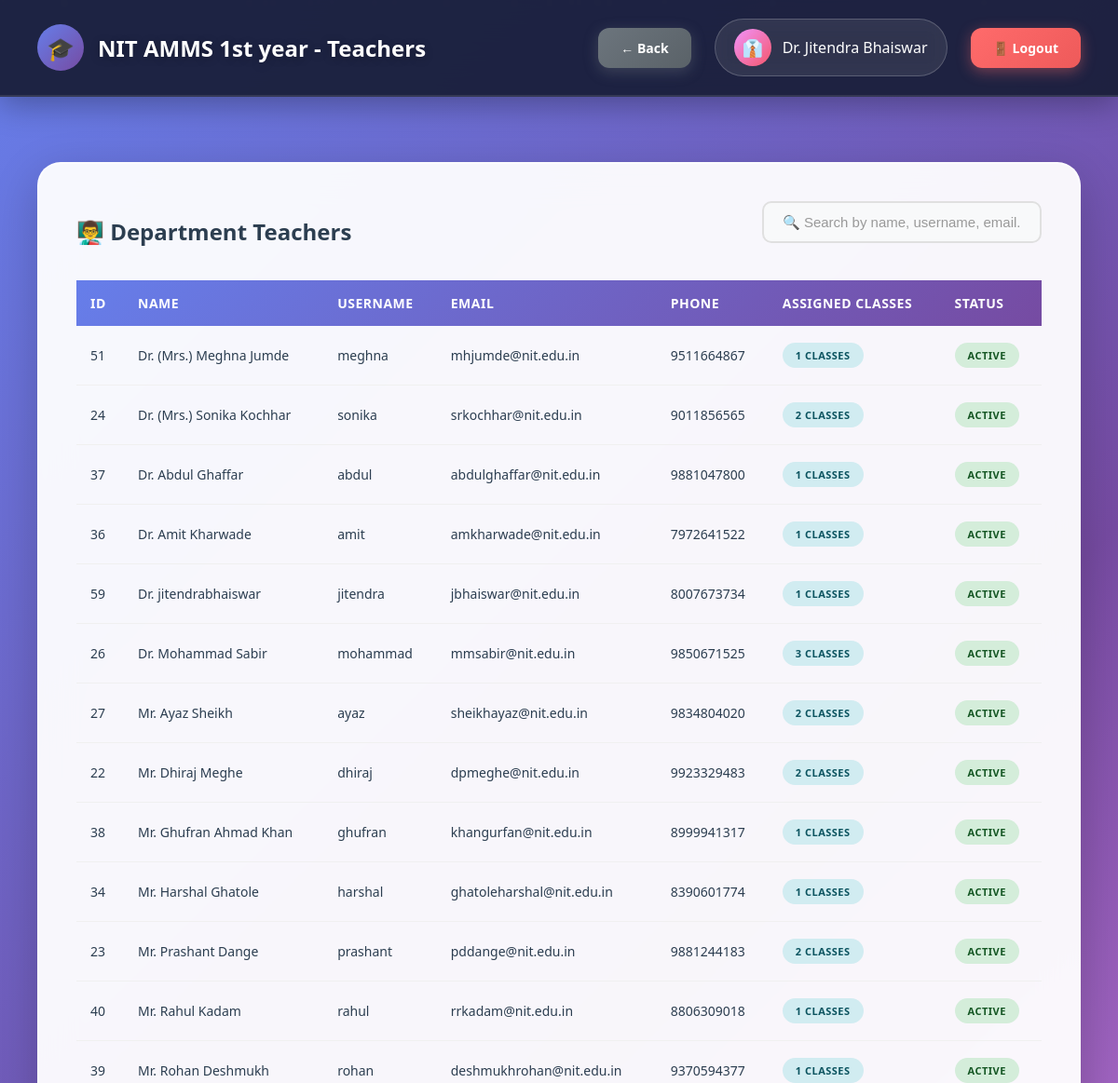
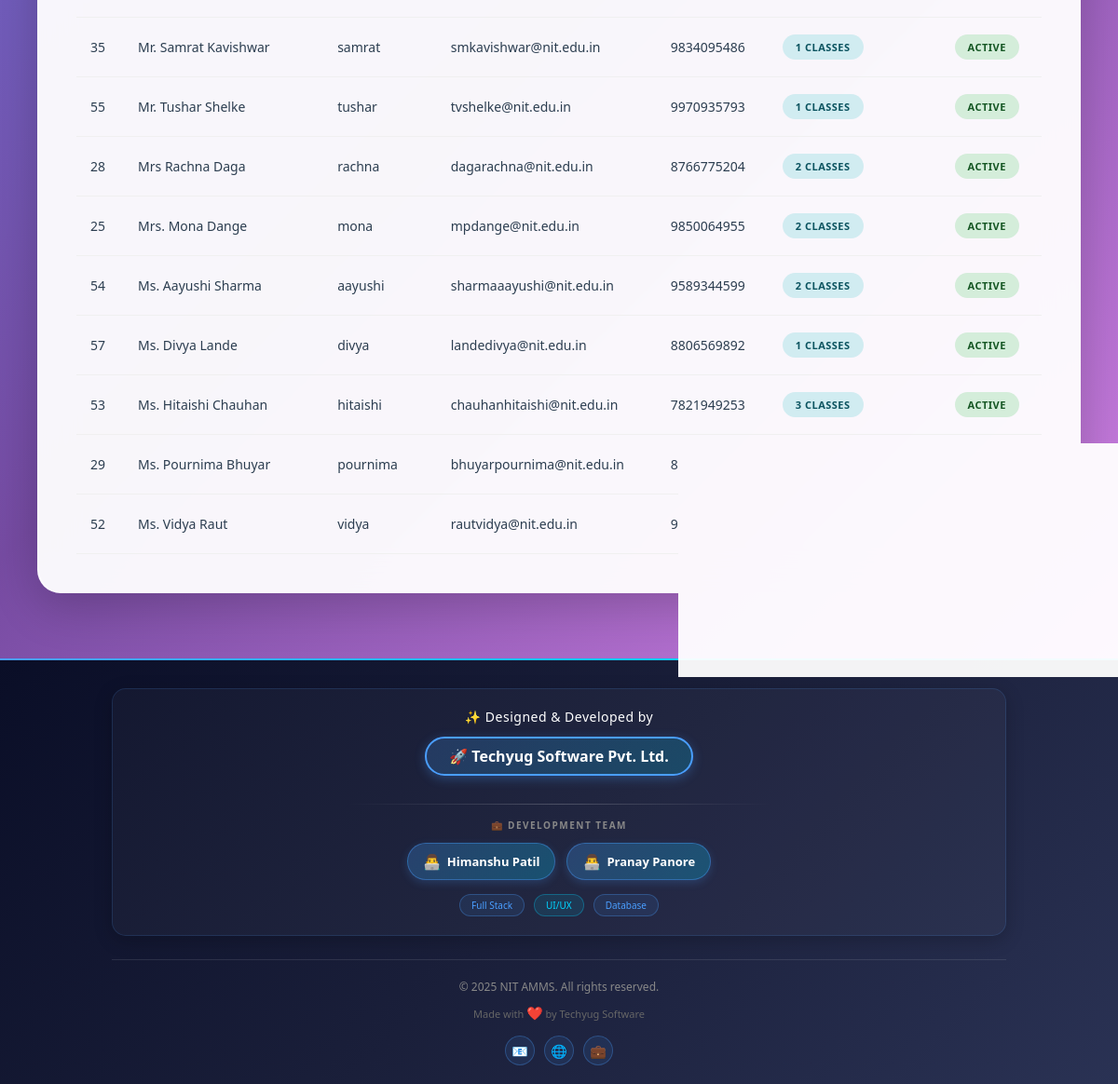
The page /hod/view_teachers.php (signed in) on the database its author committed (2 pictures, top to bottom).
### tables this page shows
CREATE TABLE `departments` (
  `id` int(11) NOT NULL,
  `dept_name` varchar(100) NOT NULL,
  `dept_code` varchar(20) NOT NULL,
  `hod_id` int(11) DEFAULT NULL,
  `created_at` timestamp NOT NULL DEFAULT current_timestamp()
);

CREATE TABLE `users` (
  `id` int(11) NOT NULL,
  `username` varchar(50) NOT NULL,
  `password` varchar(255) NOT NULL,
  `full_name` varchar(100) NOT NULL,
  `email` varchar(100) NOT NULL,
  `phone` varchar(15) DEFAULT NULL,
  `photo` varchar(255) DEFAULT NULL,
  `role` enum('admin','hod','teacher') NOT NULL,
  `department_id` int(11) DEFAULT NULL,
  `is_active` tinyint(1) DEFAULT 1,
  `created_at` timestamp NOT NULL DEFAULT current_timestamp()
);

### db.php (called while the page is built, shortened)
<?php
$conn = new mysqli(DB_HOST, DB_USER, DB_PASS, DB_NAME);
$conn->set_charset("utf8mb4");
$conn->query("SET time_zone = '+05:30'");
function isLoggedIn() {
    return isset($_SESSION['user_id']) && isset($_SESSION['role']);
}
function getCurrentUser() {
    global $conn;
    $user_id = $_SESSION['user_id'];
    $role = $_SESSION['role'];
    if ($role === 'student') {
        $query = "SELECT * FROM students WHERE id = ?";
    } elseif ($role === 'parent') {
        $query = "SELECT * FROM parents WHERE id = ?";
    } else {
        $query = "SELECT * FROM users WHERE id = ?";
    }
    $stmt = $conn->prepare($query);
    $stmt->bind_param("i", $user_id);
    $stmt->execute();
    $result = $stmt->get_result();
    return $result->fetch_assoc();
}
?>

### hod/view_teachers.php (the view, shortened to what this page needs)
<?php
require_once '../db.php';
$user = getCurrentUser();
$department_id = $_SESSION['department_id'];
$dept_query = "SELECT * FROM departments WHERE id = $department_id";
$department = $conn->query($dept_query)->fetch_assoc();
$teachers_query = "SELECT u.*,
                   (SELECT COUNT(*) FROM classes WHERE teacher_id = u.id) as class_count
                   FROM users u
                   WHERE u.role = 'teacher' AND u.department_id = $department_id AND u.is_active = 1
                   ORDER BY u.full_name";
$teachers = $conn->query($teachers_query);
?>
<!DOCTYPE html>
<html lang="en">
<head>
</head>
<body>
    <div class="particles" id="particles"></div>
    <nav class="navbar">
        <div class="navbar-brand">
            <div class="navbar-logo">🎓</div>
            <h1>NIT AMMS <?php echo htmlspecialchars($department['dept_name']); ?> - Teachers</h1>
        </div>
        <div class="user-info">
            <a href="index.php" class="btn btn-secondary">← Back</a>
            <div class="user-profile">
                <div class="user-avatar">👔</div>
                <span><?php echo htmlspecialchars($user['full_name']); ?></span>
            </div>
            <a href="../logout.php" class="btn btn-danger">🚪 Logout</a>
        </div>
    </nav>
    <div class="main-content">
        <div class="table-container">
            <div style="display: flex; justify-content: space-between; align-items: center; margin-bottom: 20px; flex-wrap: wrap; gap: 15px;">
                <h3 style="margin: 0;">👨‍🏫 Department Teachers</h3>
                <div class="search-box">
                    <input type="text"
                           id="searchInput"
                           placeholder="🔍 Search by name, username, email..."
                           class="search-input">
                </div>
            </div>
            <?php if ($teachers->num_rows > 0): ?>
                <table id="teachersTable">
                    <thead>
                        <tr>
                            <th>ID</th>
                            <th>Name</th>
                            <th>Username</th>
                            <th>Email</th>
                            <th>Phone</th>
                            <th>Assigned Classes</th>
                            <th>Status</th>
                        </tr>
                    </thead>
                    <tbody>
                        <?php while ($teacher = $teachers->fetch_assoc()): ?>
                        <tr>
                            <td><?php echo $teacher['id']; ?></td>
                            <td><?php echo htmlspecialchars($teacher['full_name']); ?></td>
                            <td><?php echo htmlspecialchars($teacher['username']); ?></td>
                            <td><?php echo htmlspecialchars($teacher['email']); ?></td>
                            <td><?php echo htmlspecialchars($teacher['phone']); ?></td>
                            <td><span class="badge badge-info"><?php echo $teacher['class_count']; ?> Classes</span></td>
                            <td><span class="badge badge-success">Active</span></td>
                        </tr>
                        <?php endwhile; ?>
                    </tbody>
                </table>
            <?php else: ?>
                <div class="alert alert-info">No teachers found in this department.</div>
            <?php endif; ?>
        </div>
    </div>
    <div style="background: linear-gradient(135deg, #0a0e27 0%, #1a1f3a 50%, #2a3254 100%); position: relative; overflow: hidden;">
        <div style="height: 2px; background: linear-gradient(90deg, #4a9eff, #00d4ff, #4a9eff, #00d4ff); background-size: 200% 100%; animation: borderMove 3s linear infinite;"></div>
        <div style="max-width: 1000px; margin: 0 auto; padding: 30px 20px 20px;">
            <div style="background: rgba(255, 255, 255, 0.03); padding: 20px 20px; border-radius: 15px; border: 1px solid rgba(74, 158, 255, 0.15); text-align: center; box-shadow: 0 5px 20px rgba(0, 0, 0, 0.2);">
                <p style="color: #ffffff; font-size: 14px; margin: 0 0 12px; font-weight: 500; letter-spacing: 0.5px; font-family: 'Segoe UI', Tahoma, Geneva, Verdana, sans-serif;">✨ Designed & Developed by</p>
                <a href="https://himanshufullstackdeveloper.github.io/techyugsoftware/" style="display: inline-block; color: #ffffff; font-size: 16px; font-weight: 700; text-decoration: none; padding: 8px 24px; border: 2px solid #4a9eff; border-radius: 30px; background: linear-gradient(135deg, rgba(74, 158, 255, 0.2), rgba(0, 212, 255, 0.2)); box-shadow: 0 3px 12px rgba(74, 158, 255, 0.3); margin-bottom: 15px; font-family: 'Segoe UI', Tahoma, Geneva, Verdana, sans-serif; transition: all 0.3s;">
                    🚀 Techyug Software Pvt. Ltd.
                </a>
                <div style="width: 50%; height: 1px; background: linear-gradient(90deg, transparent, rgba(255, 255, 255, 0.2), transparent); margin: 15px auto;"></div>
                <p style="color: #888; font-size: 10px; margin: 0 0 12px; text-transform: uppercase; letter-spacing: 1.5px; font-weight: 600; font-family: 'Segoe UI', Tahoma, Geneva, Verdana, sans-serif;">💼 Development Team</p>
                <div style="display: flex; justify-content: center; gap: 12px; flex-wrap: wrap; margin-top: 12px;">
                    <a href="https://himanshufullstackdeveloper.github.io/portfoilohimanshu/" style="color: #ffffff; font-size: 13px; text-decoration: none; padding: 8px 16px; background: linear-gradient(135deg, rgba(74, 158, 255, 0.25), rgba(0, 212, 255, 0.25)); border-radius: 20px; border: 1px solid rgba(74, 158, 255, 0.4); display: inline-flex; align-items: center; gap: 6px; box-shadow: 0 3px 10px rgba(74, 158, 255, 0.2); font-family: 'Segoe UI', Tahoma, Geneva, Verdana, sans-serif; transition: all 0.3s;">
                        <span style="font-size: 16px;">👨‍💻</span>
                        <span style="font-weight: 600;">Himanshu Patil</span>
                    </a>
                    <a href="https://devpranaypanore.github.io/Pranaypanore-live-.html/" style="color: #ffffff; font-size: 13px; text-decoration: none; padding: 8px 16px; background: linear-gradient(135deg, rgba(74, 158, 255, 0.25), rgba(0, 212, 255, 0.25)); border-radius: 20px; border: 1px solid rgba(74, 158, 255, 0.4); display: inline-flex; align-items: center; gap: 6px; box-shadow: 0 3px 10px rgba(74, 158, 255, 0.2); font-family: 'Segoe UI', Tahoma, Geneva, Verdana, sans-serif; transition: all 0.3s;">
                        <span style="font-size: 16px;">👨‍💻</span>
                        <span style="font-weight: 600;">Pranay Panore</span>
                    </a>
                </div>
                <div style="margin-top: 15px; display: flex; justify-content: center; gap: 10px; flex-wrap: wrap;">
                    <span style="color: #4a9eff; font-size: 10px; padding: 4px 12px; background: rgba(74, 158, 255, 0.1); border-radius: 12px; border: 1px solid rgba(74, 158, 255, 0.3); font-family: 'Segoe UI', Tahoma, Geneva, Verdana, sans-serif;">Full Stack</span>
                    <span style="color: #00d4ff; font-size: 10px; padding: 4px 12px; background: rgba(0, 212, 255, 0.1); border-radius: 12px; border: 1px solid rgba(0, 212, 255, 0.3); font-family: 'Segoe UI', Tahoma, Geneva, Verdana, sans-serif;">UI/UX</span>
                    <span style="color: #4a9eff; font-size: 10px; padding: 4px 12px; background: rgba(74, 158, 255, 0.1); border-radius: 12px; border: 1px solid rgba(74, 158, 255, 0.3); font-family: 'Segoe UI', Tahoma, Geneva, Verdana, sans-serif;">Database</span>
                </div>
            </div>
            <div style="margin-top: 25px; padding-top: 20px; border-top: 1px solid rgba(255, 255, 255, 0.1); text-align: center;">
                <p style="color: #888; font-size: 12px; margin: 0 0 10px; font-family: 'Segoe UI', Tahoma, Geneva, Verdana, sans-serif;">© 2025 NIT AMMS. All rights reserved.</p>
                <p style="color: #666; font-size: 11px; margin: 0; font-family: 'Segoe UI', Tahoma, Geneva, Verdana, sans-serif;">
                    Made with <span style="color: #ff4757; font-size: 14px;">❤️</span> by Techyug Software
                </p>
                <div style="margin-top: 15px; display: flex; justify-content: center; gap: 10px;">
                    <a href="#" style="width: 32px; height: 32px; display: inline-flex; align-items: center; justify-content: center; background: rgba(74, 158, 255, 0.1); border: 1px solid rgba(74, 158, 255, 0.3); border-radius: 50%; color: #4a9eff; text-decoration: none; font-size: 14px; transition: all 0.3s;">📧</a>
                    <a href="#" style="width: 32px; height: 32px; display: inline-flex; align-items: center; justify-content: center; background: rgba(74, 158, 255, 0.1); border: 1px solid rgba(74, 158, 255, 0.3); border-radius: 50%; color: #4a9eff; text-decoration: none; font-size: 14px; transition: all 0.3s;">🌐</a>
                    <a href="#" style="width: 32px; height: 32px; display: inline-flex; align-items: center; justify-content: center; background: rgba(74, 158, 255, 0.1); border: 1px solid rgba(74, 158, 255, 0.3); border-radius: 50%; color: #4a9eff; text-decoration: none; font-size: 14px; transition: all 0.3s;">💼</a>
                </div>
            </div>
        </div>
    </div>
</body>
</html>

### hod/view_teachers.php (style rules this page uses)
* { margin: 0; padding: 0; box-sizing: border-box; }
body { background: linear-gradient(135deg, #667eea 0%, #764ba2 50%, #f093fb 100%); min-height: 100vh; font-family: 'Segoe UI', Tahoma, Geneva, Verdana, sans-serif; position: relative; overflow-x: hidden; }
.particles { position: fixed; top: 0; left: 0; width: 100%; height: 100%; z-index: 0; pointer-events: none; }
.navbar { background: rgba(26, 31, 58, 0.95); backdrop-filter: blur(20px); padding: 20px 40px; display: flex; justify-content: space-between; align-items: center; box-shadow: 0 8px 32px rgba(0, 0, 0, 0.3); border-bottom: 2px solid rgba(255, 255, 255, 0.1); position: sticky; top: 0; z-index: 1000; }
.navbar-brand { display: flex; align-items: center; gap: 15px; }
.navbar-logo { width: 50px; height: 50px; border-radius: 50%; background: linear-gradient(135deg, #667eea, #764ba2); display: flex; align-items: center; justify-content: center; font-size: 24px; animation: rotateLogo 10s linear infinite; }
.navbar h1 { color: white; font-size: 24px; font-weight: 700; text-shadow: 0 2px 10px rgba(0, 0, 0, 0.3); }
.user-info { display: flex; align-items: center; gap: 25px; color: white; }
.user-profile { display: flex; align-items: center; gap: 12px; background: rgba(255, 255, 255, 0.1); padding: 10px 20px; border-radius: 50px; backdrop-filter: blur(10px); border: 1px solid rgba(255, 255, 255, 0.2); }
.user-avatar { width: 40px; height: 40px; border-radius: 50%; background: linear-gradient(135deg, #f093fb, #f5576c); display: flex; align-items: center; justify-content: center; font-size: 18px; font-weight: bold; }
.main-content { padding: 40px; max-width: 1600px; margin: 0 auto; position: relative; z-index: 1; }
.table-container { background: rgba(255, 255, 255, 0.95); backdrop-filter: blur(20px); border-radius: 25px; padding: 40px; box-shadow: 0 15px 50px rgba(0, 0, 0, 0.2); margin: 30px 0; border: 2px solid rgba(255, 255, 255, 0.5); }
.table-container h3 { font-size: 24px; font-weight: 700; color: #2c3e50; margin-bottom: 30px; display: flex; align-items: center; gap: 10px; }
table { width: 100%; border-collapse: collapse; }
thead { background: linear-gradient(135deg, #667eea, #764ba2); }
thead th { padding: 15px; color: white; font-weight: 600; text-align: left; font-size: 14px; text-transform: uppercase; letter-spacing: 0.5px; }
tbody tr { border-bottom: 1px solid #f0f0f0; transition: all 0.3s; }
tbody td { padding: 18px 15px; color: #2c3e50; font-size: 14px; }
.badge { padding: 6px 14px; border-radius: 20px; font-size: 11px; font-weight: 700; text-transform: uppercase; letter-spacing: 0.5px; display: inline-block; }
.badge-success { background: #d4edda; color: #155724; }
.badge-info { background: #d1ecf1; color: #0c5460; }
.btn { padding: 12px 24px; border-radius: 12px; text-decoration: none; font-weight: 600; transition: all 0.3s; display: inline-block; border: none; cursor: pointer; font-size: 14px; }
.btn-secondary { background: linear-gradient(135deg, #6c757d, #5a6268); color: white; box-shadow: 0 4px 15px rgba(108, 117, 125, 0.4); }
.btn-danger { background: linear-gradient(135deg, #ff6b6b, #ee5a5a); color: white; box-shadow: 0 4px 15px rgba(255, 107, 107, 0.4); }
.search-box { position: relative; min-width: 300px; margin-bottom: 20px; }
.search-input { width: 100%; padding: 12px 20px; border: 2px solid #e0e0e0; border-radius: 10px; font-size: 15px; transition: all 0.3s ease; background: #f8f9fa; }
.search-input::placeholder { color: #999; }

### rows shown on the page
departments: dept_name "1st year"
users: full_name "Dr. Jitendra Bhaiswar"
users: id "51", full_name "Dr. (Mrs.) Meghna Jumde", username "meghna", email "mhjumde@nit.edu.in", phone "9511664867", class_count "1"
users: id "24", full_name "Dr. (Mrs.) Sonika Kochhar", username "sonika", email "srkochhar@nit.edu.in", phone "9011856565", class_count "2"
users: id "37", full_name "Dr. Abdul Ghaffar", username "abdul", email "abdulghaffar@nit.edu.in", phone "9881047800", class_count "1"
users: id "36", full_name "Dr. Amit Kharwade", username "amit", email "amkharwade@nit.edu.in", phone "7972641522", class_count "1"
users: id "59", full_name "Dr. jitendrabhaiswar", username "jitendra", email "jbhaiswar@nit.edu.in", phone "8007673734", class_count "1"
users: id "26", full_name "Dr. Mohammad Sabir", username "mohammad", email "mmsabir@nit.edu.in", phone "9850671525", class_count "3"
users: id "27", full_name "Mr. Ayaz Sheikh", username "ayaz", email "sheikhayaz@nit.edu.in", phone "9834804020", class_count "2"
users: id "22", full_name "Mr. Dhiraj Meghe", username "dhiraj", email "dpmeghe@nit.edu.in", phone "9923329483", class_count "2"
users: id "38", full_name "Mr. Ghufran Ahmad Khan", username "ghufran", email "khangurfan@nit.edu.in", phone "8999941317", class_count "1"
users: id "34", full_name "Mr. Harshal Ghatole", username "harshal", email "ghatoleharshal@nit.edu.in", phone "8390601774", class_count "1"
users: id "23", full_name "Mr. Prashant Dange", username "prashant", email "pddange@nit.edu.in", phone "9881244183", class_count "2"
users: id "40", full_name "Mr. Rahul Kadam", username "rahul", email "rrkadam@nit.edu.in", phone "8806309018", class_count "1"
users: id "39", full_name "Mr. Rohan Deshmukh", username "rohan", email "deshmukhrohan@nit.edu.in", phone "9370594377", class_count "1"
users: id "35", full_name "Mr. Samrat Kavishwar", username "samrat", email "smkavishwar@nit.edu.in", phone "9834095486", class_count "1"
users: id "55", full_name "Mr. Tushar Shelke", username "tushar", email "tvshelke@nit.edu.in", phone "9970935793", class_count "1"
users: id "28", full_name "Mrs Rachna Daga", username "rachna", email "dagarachna@nit.edu.in", phone "8766775204", class_count "2"
users: id "25", full_name "Mrs. Mona Dange", username "mona", email "mpdange@nit.edu.in", phone "9850064955", class_count "2"
users: id "54", full_name "Ms. Aayushi Sharma", username "aayushi", email "sharmaaayushi@nit.edu.in", phone "9589344599", class_count "2"
users: id "57", full_name "Ms. Divya Lande", username "divya", email "landedivya@nit.edu.in", phone "8806569892", class_count "1"
users: id "53", full_name "Ms. Hitaishi Chauhan", username "hitaishi", email "chauhanhitaishi@nit.edu.in", phone "7821949253", class_count "3"
users: id "29", full_name "Ms. Pournima Bhuyar", username "pournima", email "bhuyarpournima@nit.edu.in", phone "8668573942"
users: id "52", full_name "Ms. Vidya Raut", username "vidya", email "rautvidya@nit.edu.in", phone "9890701053"
